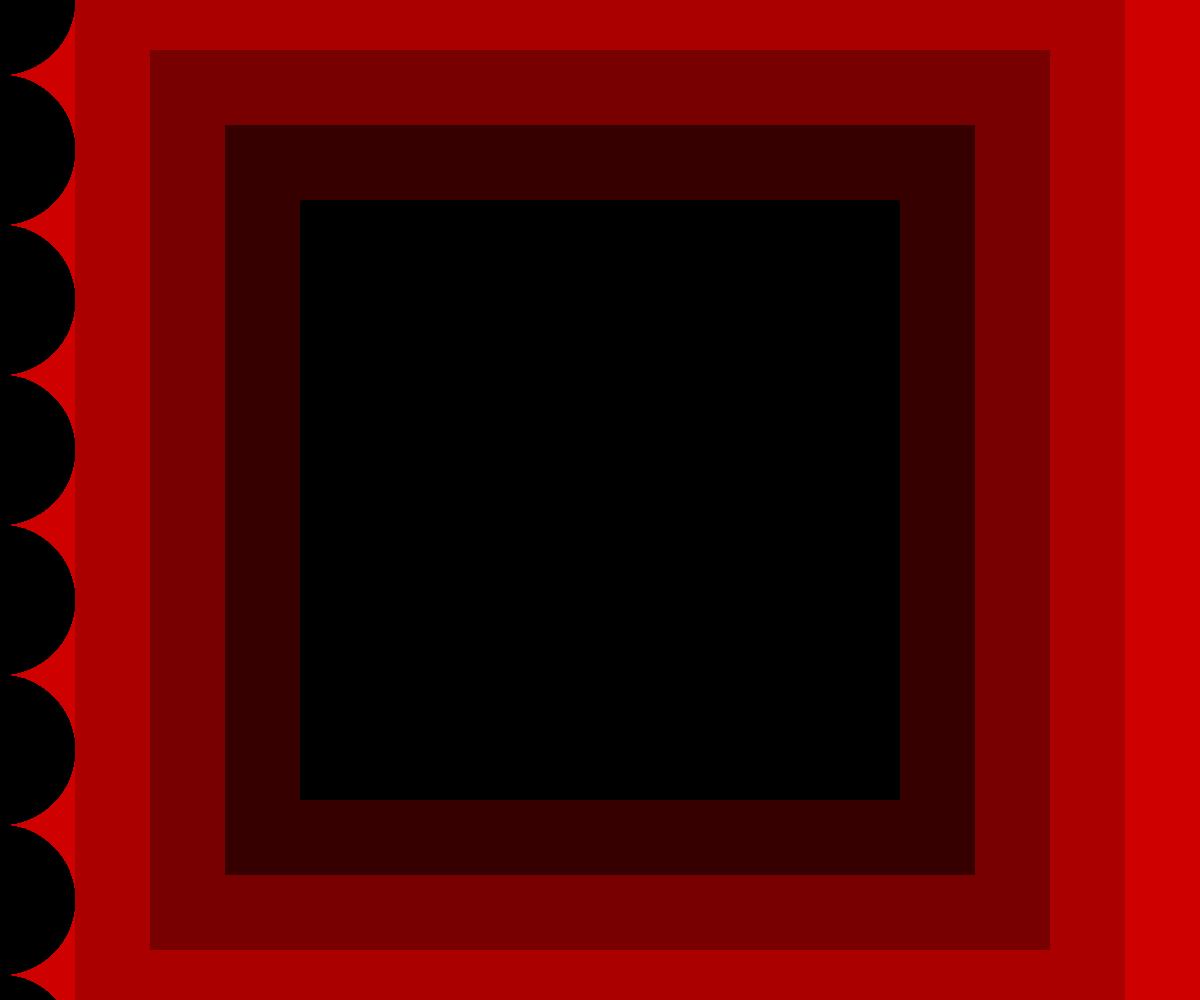
Frame 1 (no input)
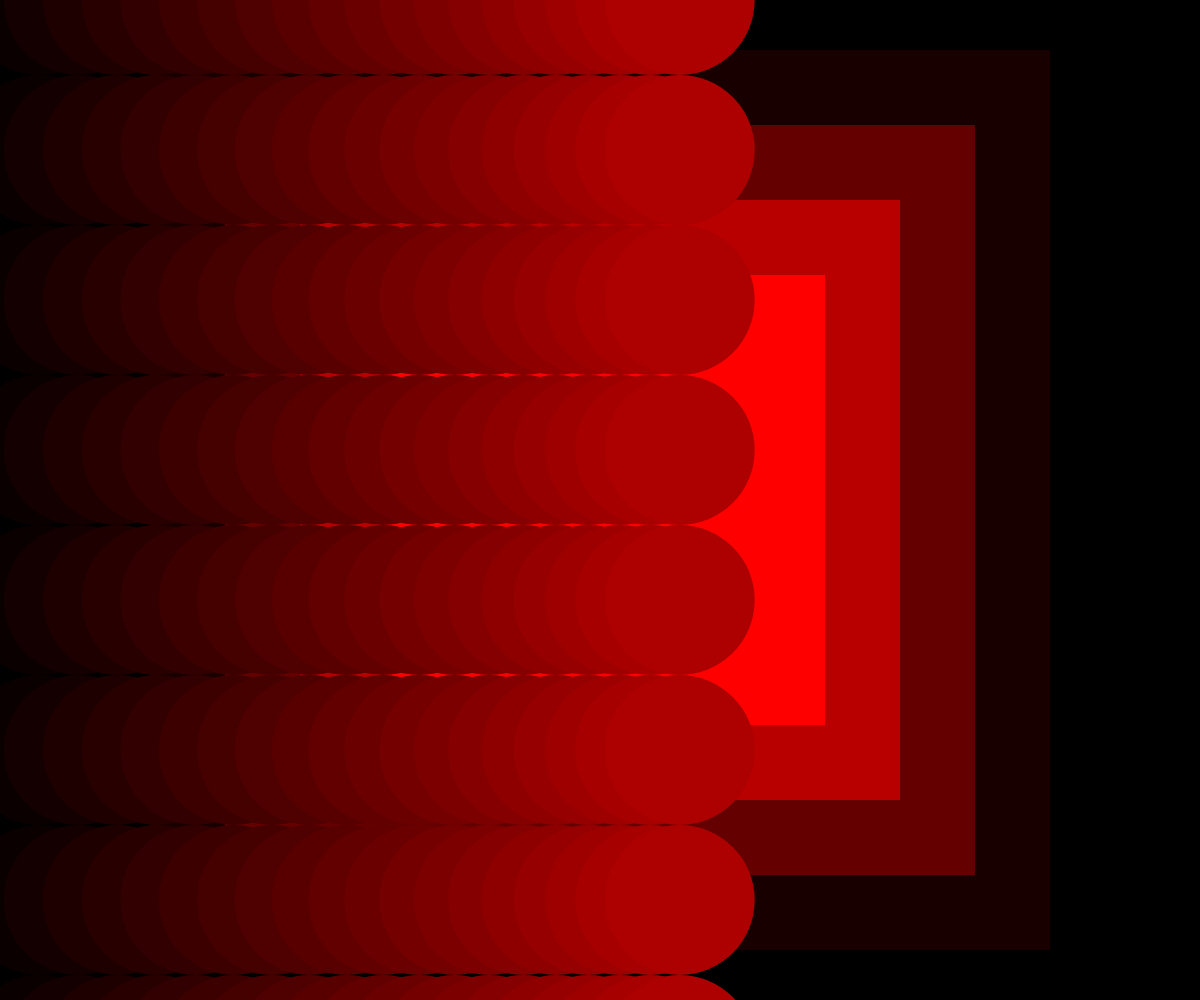
Frame 60 (no input)
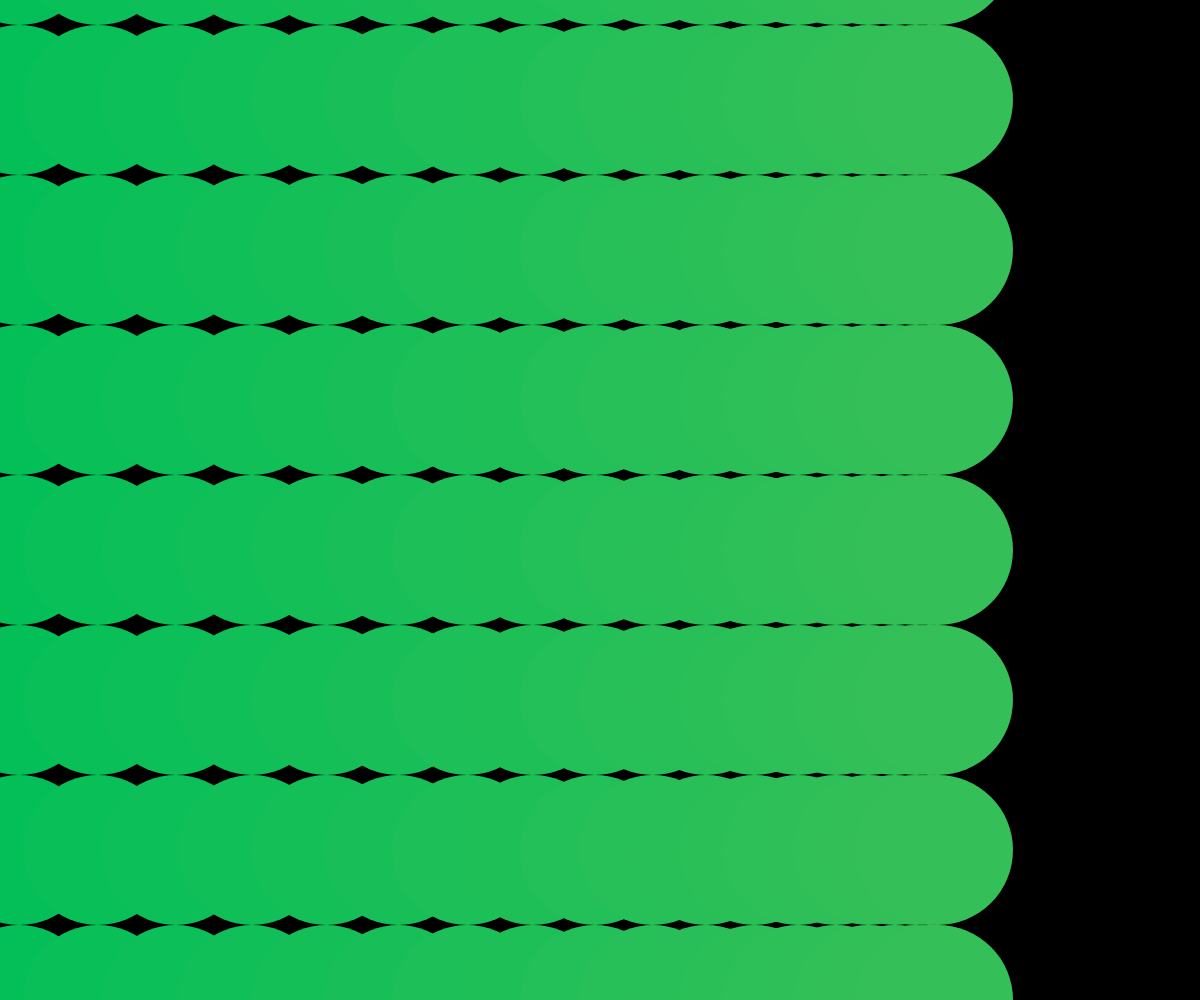
Frame 120 (the mouse pressed at the canvas centre since frame 60)

The p5.js sketch that drew these frames (run headless with seeded random() and noise() and a simulated clock; from frame 60 on, the mouse is pressed at the canvas centre):

// p5.js sketch
// ── sketch.js
var canvas;

var seed;
var elapsedTime = 0;

var mulR = 255;
var mulG = 0;
var mulB = 0;

var bgHue = 0;

function windowResized() {
  resizeCanvas(windowWidth, windowHeight);
}

function setup() {
  //CANVAS
  canvas = createCanvas(windowWidth, windowHeight);
  canvas.position(0, 0);
  canvas.style('z-index', '-1');

  seed = random(1000);
}

function mousePressed(){
  setColorMultipliers();
  bgHue = random(100);
}

function setColorMultipliers() {
  mulR = random(255);
  mulG = random(255);
  mulB = random(255);
}

function draw() {
  var windowSizeFactor = int(windowHeight/50);
  drawBackground(windowSizeFactor);

  for (y = 0; y < windowSizeFactor; y++) {
    for (x = 0; x < windowSizeFactor; x++) {
      drawCircles(windowWidth / 2, (y * windowWidth) / 8, x * elapsedTime);
    }
  }

  elapsedTime += deltaTime;
}

function drawCircles(posX, posY, t) {
  var speed = 0.00004;
  var ts = sin(t * speed) * 1000; //Current speed adjusted time
  var size = windowWidth / 8;

  colorMode(RGB, 255);
  noStroke();

  fill(color(sin(t * speed) * mulR, mulG, mulB));
  circle(
    -mouseX * 0.1 - windowWidth / 2 + posX + ts,
    -mouseY * 0.1 + posY,
    size
  );
  circle(
    -mouseX * 0.1 - windowWidth / 2 + posX - ts,
    -mouseY * 0.1 + posY,
    size
  );
}

function drawBackground(levels) {
  var sizeFactor = windowWidth / 8;

  colorMode(HSB, 100);
  noStroke();
  

  for (i = 0; i < levels; i++) {
    fill(bgHue, 100, i * 10 * sin(elapsedTime * 0.01 + i * 0.2));
    size = sizeFactor * (levels - i);

    rect(
      windowWidth / 2 - size / 2, //xPos
      windowHeight / 2 - size / 2, //yPos
      size
    );
  }
}
